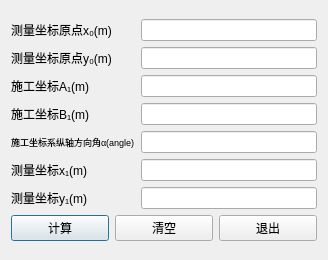
<?xml version="1.0" encoding="UTF-8"?>
<ui version="4.0">
 <class>Dialog2</class>
 <widget class="QDialog" name="Dialog2">
  <property name="geometry">
   <rect>
    <x>0</x>
    <y>0</y>
    <width>328</width>
    <height>260</height>
   </rect>
  </property>
  <property name="windowTitle">
   <string>施工坐标与测量坐标转换</string>
  </property>
  <layout class="QGridLayout" name="gridLayout_2">
   <item row="0" column="0">
    <layout class="QGridLayout" name="gridLayout">
     <item row="0" column="0">
      <layout class="QVBoxLayout" name="verticalLayout">
       <item>
        <widget class="QLabel" name="label">
         <property name="text">
          <string>测量坐标原点x₀(m)</string>
         </property>
         <property name="buddy">
          <cstring>x0Edit</cstring>
         </property>
        </widget>
       </item>
       <item>
        <widget class="QLabel" name="label_2">
         <property name="text">
          <string>测量坐标原点y₀(m)</string>
         </property>
         <property name="buddy">
          <cstring>y0Edit</cstring>
         </property>
        </widget>
       </item>
       <item>
        <widget class="QLabel" name="label_6">
         <property name="text">
          <string>施工坐标A₁(m)</string>
         </property>
         <property name="buddy">
          <cstring>A1Edit</cstring>
         </property>
        </widget>
       </item>
       <item>
        <widget class="QLabel" name="label_7">
         <property name="text">
          <string>施工坐标B₁(m)</string>
         </property>
         <property name="buddy">
          <cstring>B1Edit</cstring>
         </property>
        </widget>
       </item>
       <item>
        <widget class="QLabel" name="label_5">
         <property name="font">
          <font>
           <pointsize>7</pointsize>
          </font>
         </property>
         <property name="text">
          <string>施工坐标系纵轴方向角α(angle)</string>
         </property>
         <property name="textFormat">
          <enum>Qt::AutoText</enum>
         </property>
         <property name="buddy">
          <cstring>alphaEdit</cstring>
         </property>
        </widget>
       </item>
       <item>
        <widget class="QLabel" name="label_3">
         <property name="text">
          <string>测量坐标x₁(m)</string>
         </property>
         <property name="buddy">
          <cstring>x1Edit</cstring>
         </property>
        </widget>
       </item>
       <item>
        <widget class="QLabel" name="label_4">
         <property name="text">
          <string>测量坐标y₁(m)</string>
         </property>
         <property name="buddy">
          <cstring>y1Edit</cstring>
         </property>
        </widget>
       </item>
      </layout>
     </item>
     <item row="0" column="1">
      <layout class="QVBoxLayout" name="verticalLayout_2">
       <item>
        <widget class="QLineEdit" name="x0Edit"/>
       </item>
       <item>
        <widget class="QLineEdit" name="y0Edit"/>
       </item>
       <item>
        <widget class="QLineEdit" name="A1Edit"/>
       </item>
       <item>
        <widget class="QLineEdit" name="B1Edit"/>
       </item>
       <item>
        <widget class="QLineEdit" name="alphaEdit"/>
       </item>
       <item>
        <widget class="QLineEdit" name="x1Edit"/>
       </item>
       <item>
        <widget class="QLineEdit" name="y1Edit"/>
       </item>
      </layout>
     </item>
     <item row="1" column="0" colspan="2">
      <layout class="QHBoxLayout" name="horizontalLayout">
       <item>
        <widget class="QPushButton" name="runButton">
         <property name="text">
          <string>计算</string>
         </property>
        </widget>
       </item>
       <item>
        <widget class="QPushButton" name="clearButton">
         <property name="text">
          <string>清空</string>
         </property>
        </widget>
       </item>
       <item>
        <widget class="QPushButton" name="exitButton">
         <property name="text">
          <string>退出</string>
         </property>
        </widget>
       </item>
      </layout>
     </item>
    </layout>
   </item>
  </layout>
 </widget>
 <tabstops>
  <tabstop>x0Edit</tabstop>
  <tabstop>y0Edit</tabstop>
  <tabstop>A1Edit</tabstop>
  <tabstop>B1Edit</tabstop>
  <tabstop>alphaEdit</tabstop>
  <tabstop>x1Edit</tabstop>
  <tabstop>y1Edit</tabstop>
  <tabstop>runButton</tabstop>
  <tabstop>clearButton</tabstop>
  <tabstop>exitButton</tabstop>
 </tabstops>
 <resources/>
 <connections/>
</ui>
